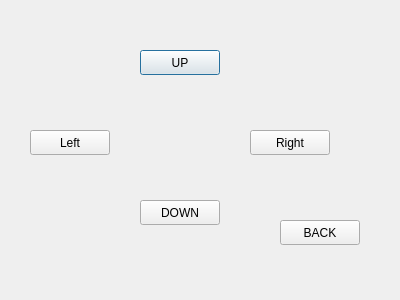
<?xml version="1.0" encoding="UTF-8"?>
<ui version="4.0">
 <class>ManualDialog</class>
 <widget class="QDialog" name="ManualDialog">
  <property name="geometry">
   <rect>
    <x>0</x>
    <y>0</y>
    <width>400</width>
    <height>300</height>
   </rect>
  </property>
  <property name="windowTitle">
   <string>Dialog</string>
  </property>
  <widget class="QPushButton" name="pButton_up">
   <property name="geometry">
    <rect>
     <x>140</x>
     <y>50</y>
     <width>80</width>
     <height>25</height>
    </rect>
   </property>
   <property name="text">
    <string>UP</string>
   </property>
  </widget>
  <widget class="QPushButton" name="pButton_back">
   <property name="geometry">
    <rect>
     <x>280</x>
     <y>220</y>
     <width>80</width>
     <height>25</height>
    </rect>
   </property>
   <property name="text">
    <string>BACK</string>
   </property>
  </widget>
  <widget class="QPushButton" name="pushButton_left">
   <property name="geometry">
    <rect>
     <x>30</x>
     <y>130</y>
     <width>80</width>
     <height>25</height>
    </rect>
   </property>
   <property name="text">
    <string>Left</string>
   </property>
  </widget>
  <widget class="QPushButton" name="pushButton_right">
   <property name="geometry">
    <rect>
     <x>250</x>
     <y>130</y>
     <width>80</width>
     <height>25</height>
    </rect>
   </property>
   <property name="text">
    <string>Right</string>
   </property>
  </widget>
  <widget class="QPushButton" name="pButton_down">
   <property name="geometry">
    <rect>
     <x>140</x>
     <y>200</y>
     <width>80</width>
     <height>25</height>
    </rect>
   </property>
   <property name="text">
    <string>DOWN</string>
   </property>
  </widget>
 </widget>
 <resources/>
 <connections/>
</ui>
